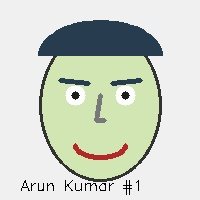
#> input picture datasets/registered_faces/Arun_Kumar/sample_1.jpg, 200 x 200 px
$ python -i preprocessing.py   (imports and definitions only)
#> lines starting #> are read from the running program, lines starting #| are printed output that depends on the picture
#> further down, picture is the input picture: shape (200, 200, 3); mean B, G, R 199.8, 211.5, 205.3
import cv2
import numpy as np

def apply_clahe(image):
    """
    Apply CLAHE (Contrast Limited Adaptive Histogram Equalization)
    to equalize lighting across low-light or unevenly lit crowd images.
    """
    if image is None:
        return None

    # Convert to LAB color space
    lab = cv2.cvtColor(image, cv2.COLOR_BGR2LAB)
    l, a, b = cv2.split(lab)

    # Apply CLAHE to L-channel
    clahe = cv2.createCLAHE(clipLimit=2.0, tileGridSize=(8, 8))
    cl = clahe.apply(l)

    # Merge channels and convert back to BGR
    limg = cv2.merge((cl, a, b))
    enhanced = cv2.cvtColor(limg, cv2.COLOR_LAB2BGR)
    return enhanced

def preprocess_face_crop(face_img, target_size=(112, 112)):
    """
    Resize and normalize face crop for deep neural network embedding extractor.
    """
#> called with target_size = (112, 112)
    if face_img is None or face_img.size == 0:
        return None

    # Apply light enhancement if image is dark
    gray = cv2.cvtColor(face_img, cv2.COLOR_BGR2GRAY)
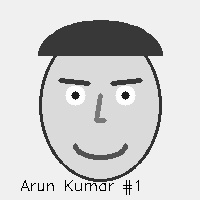
#> gray: shape (200, 200); min 0, max 255, mean 208.3
    mean_brightness = np.mean(gray)
#> mean_brightness = 208.3
    if mean_brightness < 80:
        face_img = apply_clahe(face_img)

    # Resize to target size (112x112 standard ArcFace/InsightFace dimension)
    resized = cv2.resize(face_img, target_size, interpolation=cv2.INTER_AREA)
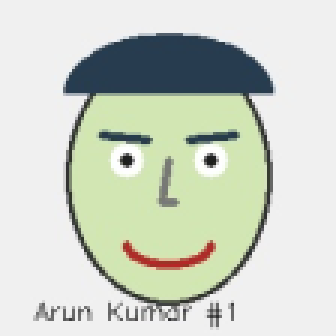
#> resized: shape (112, 112, 3) (shown 3 times larger); mean B, G, R 199.8, 211.5, 205.3
    return resized

>>> import cv2
>>> picture = cv2.imread('../datasets/registered_faces/Arun_Kumar/sample_1.jpg')
>>> result = preprocess_face_crop(picture)
